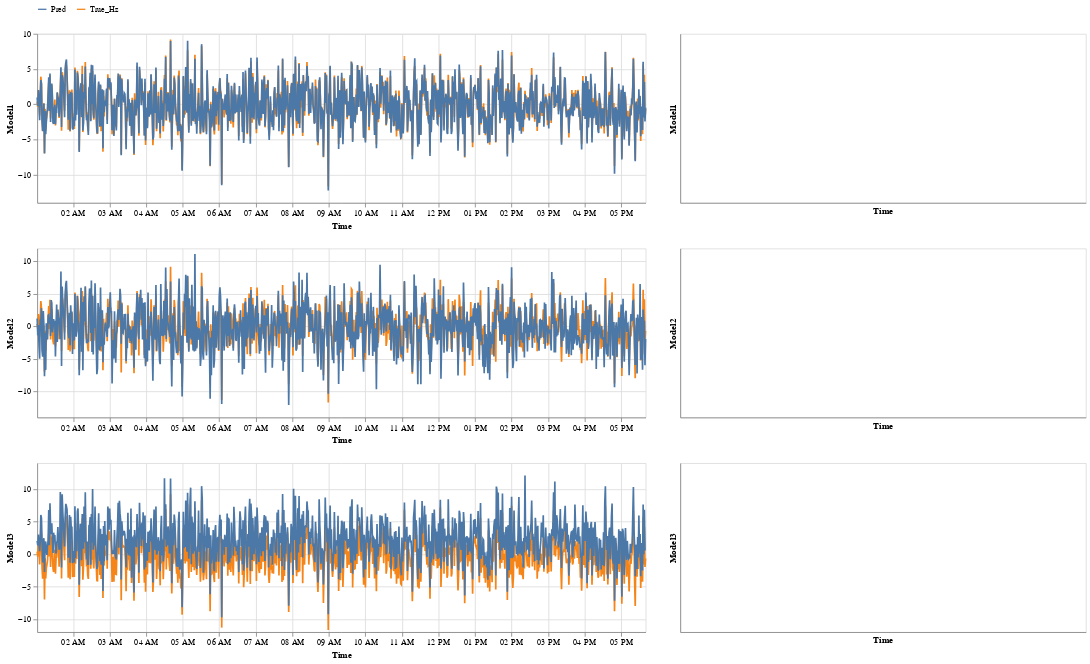

Here is the notebook cell this chart was saved with:
### Code cell
em.plot_Pts(scales='free')

### Figure 1 — Vega-Lite specification as saved in the notebook (floating-point values rounded to 4 significant figures; data arrays with more than 128 entries replaced by an {"elided": "..."} marker saying what was removed)
{"config": {"view": {"continuousWidth": 400, "continuousHeight": 300}}, "vconcat": [{"hconcat": [{"mark": "line", "encoding": {"color": {"field": "variable", "legend": {"orient": "top", "title": null}, "type": "nominal"}, "x": {"field": "Time", "type": "temporal"}, "y": {"field": "Model1", "scale": {}, "type": "quantitative"}}, "height": 200, "selection": {"selector001": {"type": "interval", "encodings": ["x"], "empty": "none"}}, "title": "", "width": 720.0}, {"mark": "line", "encoding": {"color": {"field": "variable", "legend": {"orient": "top", "title": null}, "type": "nominal"}, "x": {"field": "Time", "type": "temporal"}, "y": {"field": "Model1", "scale": {}, "type": "quantitative"}}, "height": 200, "title": "", "transform": [{"filter": {"selection": "selector001"}}], "width": 480.0}]}, {"hconcat": [{"mark": "line", "encoding": {"color": {"field": "variable", "legend": {"orient": "top", "title": null}, "type": "nominal"}, "x": {"field": "Time", "type": "temporal"}, "y": {"field": "Model2", "scale": {}, "type": "quantitative"}}, "height": 200, "selection": {"selector001": {"type": "interval", "encodings": ["x"], "empty": "none"}}, "title": "", "width": 720.0}, {"mark": "line", "encoding": {"color": {"field": "variable", "legend": {"orient": "top", "title": null}, "type": "nominal"}, "x": {"field": "Time", "type": "temporal"}, "y": {"field": "Model2", "scale": {}, "type": "quantitative"}}, "height": 200, "title": "", "transform": [{"filter": {"selection": "selector001"}}], "width": 480.0}]}, {"hconcat": [{"mark": "line", "encoding": {"color": {"field": "variable", "legend": {"orient": "top", "title": null}, "type": "nominal"}, "x": {"field": "Time", "type": "temporal"}, "y": {"field": "Model3", "scale": {}, "type": "quantitative"}}, "height": 200, "selection": {"selector001": {"type": "interval", "encodings": ["x"], "empty": "none"}}, "title": "", "width": 720.0}, {"mark": "line", "encoding": {"color": {"field": "variable", "legend": {"orient": "top", "title": null}, "type": "nominal"}, "x": {"field": "Time", "type": "temporal"}, "y": {"field": "Model3", "scale": {}, "type": "quantitative"}}, "height": 200, "title": "", "transform": [{"filter": {"selection": "selector001"}}], "width": 480.0}]}], "data": {"name": "data-f99f6d1296aece12be5f1ad658ecfcca"}, "$schema": "https://vega.github.io/schema/vega-lite/v4.17.0.json", "datasets": {"data-f99f6d1296aece12be5f1ad658ecfcca": {"elided": "2000 records"}}}
